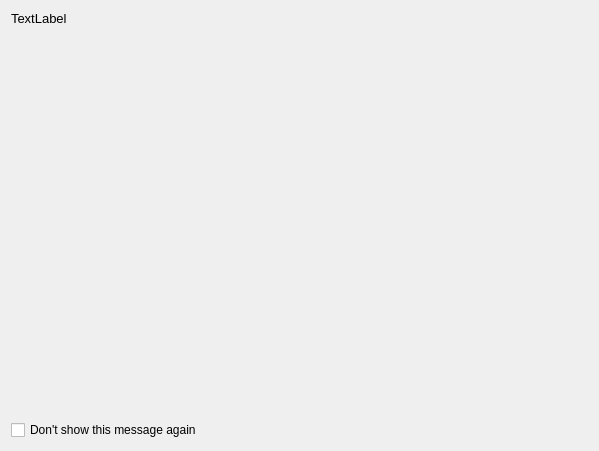
<?xml version="1.0" encoding="UTF-8"?>
<ui version="4.0">
 <class>Form</class>
 <widget class="QWidget" name="Form">
  <property name="geometry">
   <rect>
    <x>0</x>
    <y>0</y>
    <width>599</width>
    <height>451</height>
   </rect>
  </property>
  <property name="windowTitle">
   <string>Form</string>
  </property>
  <layout class="QVBoxLayout" name="verticalLayout">
   <item>
    <widget class="QLabel" name="label">
     <property name="font">
      <font>
       <pointsize>10</pointsize>
      </font>
     </property>
     <property name="text">
      <string>TextLabel</string>
     </property>
     <property name="alignment">
      <set>Qt::AlignLeading|Qt::AlignLeft|Qt::AlignTop</set>
     </property>
     <property name="wordWrap">
      <bool>true</bool>
     </property>
    </widget>
   </item>
   <item>
    <spacer name="verticalSpacer">
     <property name="orientation">
      <enum>Qt::Vertical</enum>
     </property>
     <property name="sizeHint" stdset="0">
      <size>
       <width>20</width>
       <height>40</height>
      </size>
     </property>
    </spacer>
   </item>
   <item>
    <widget class="QCheckBox" name="dont_show_checkBox">
     <property name="text">
      <string>Don't show this message again</string>
     </property>
    </widget>
   </item>
  </layout>
 </widget>
 <resources/>
 <connections/>
</ui>
